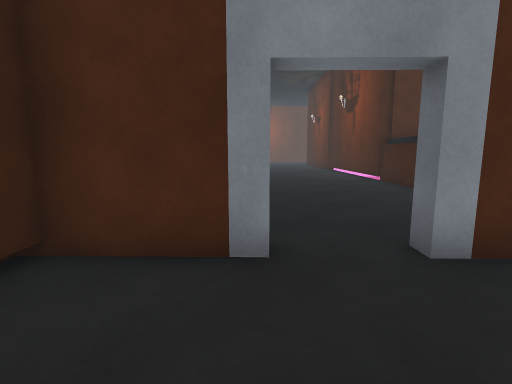
view 1 (above)

16 first-person views from a walk through a Unity game level. The camera is 1.3 m above the floor, tilts 8° down and sees 85° across. The floor is counted in squares, 1 m on a side. Each view is taken from the middle of a square. On the plan, view 1 faces up. The plan holds only what a view shows up to about 13 squares ahead; the rest is blank. The place goes on beyond the plan. Some animated figures are not drawn.

view 2
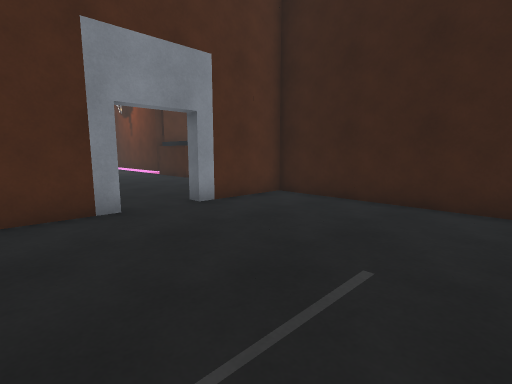

view 3
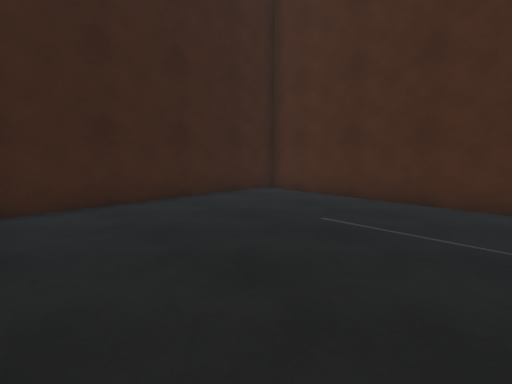

view 4
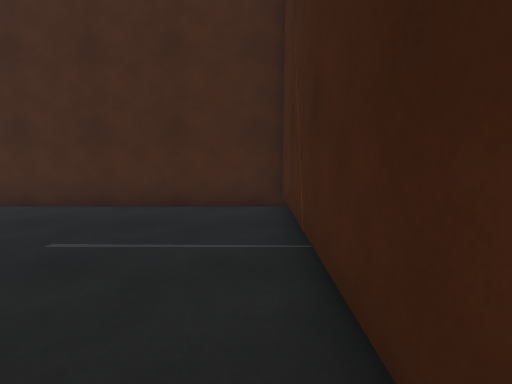

view 5
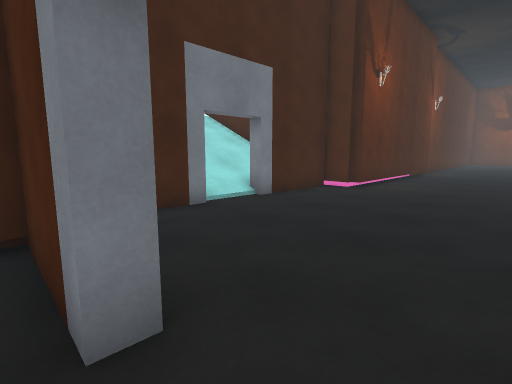

view 6
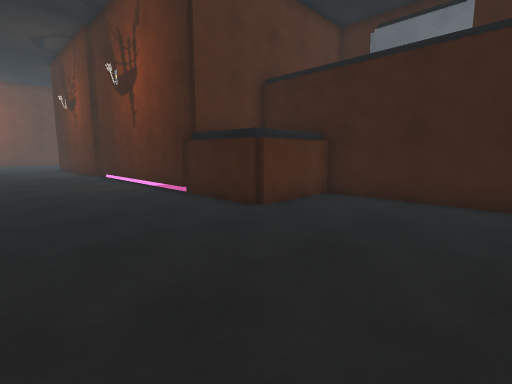

view 7
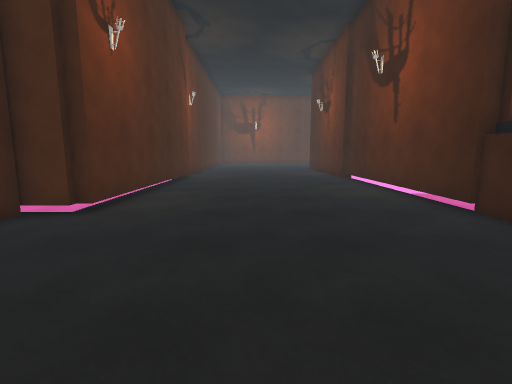

view 8
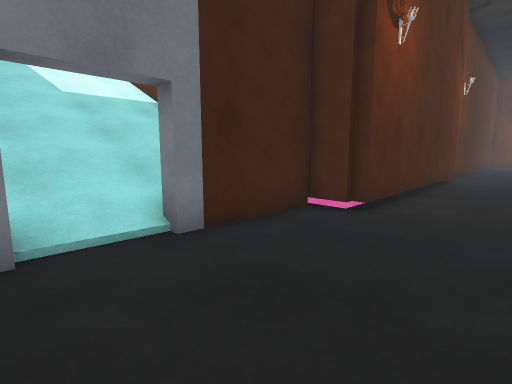

view 9
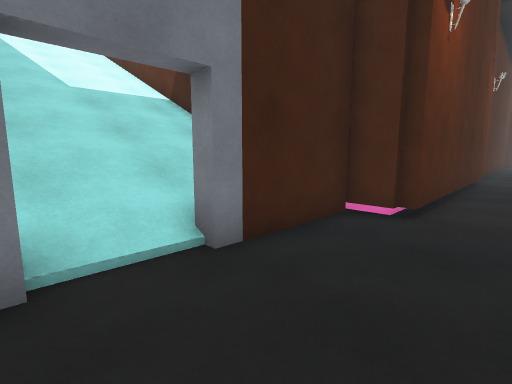

view 10
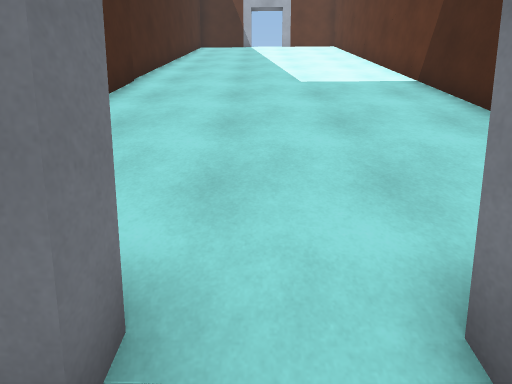

view 11
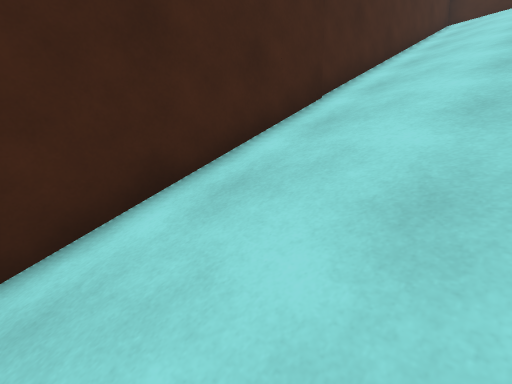

view 12
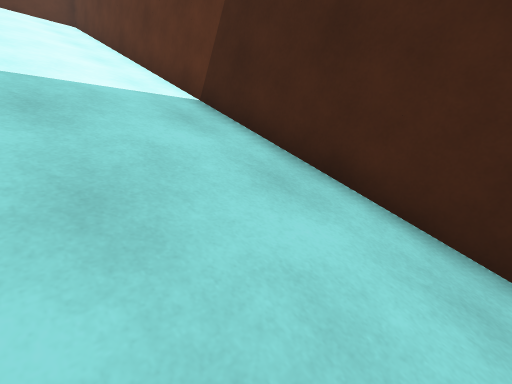

view 13
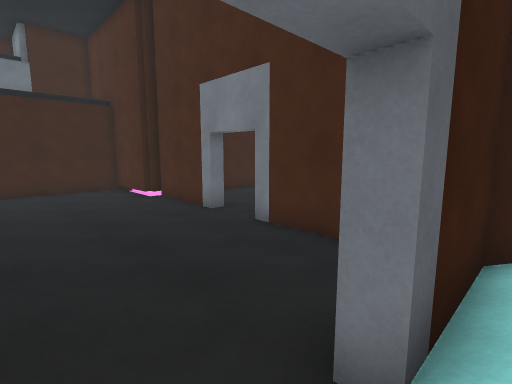

view 14
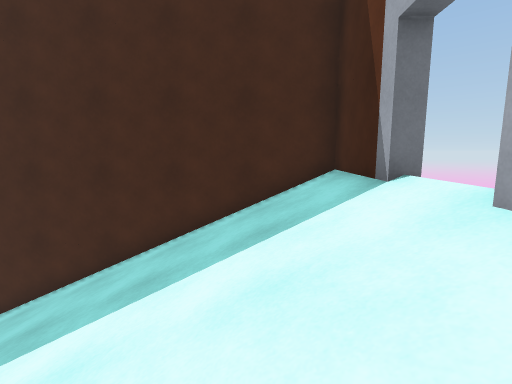

view 15
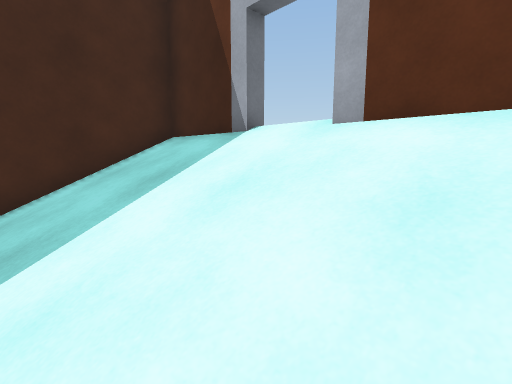

view 16
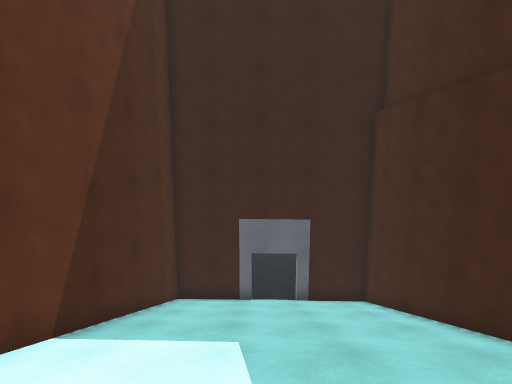

### Floor plan
Key: @ floor where view 1 was taken; # wall or solid block; . main floor; - floor 0.25 m lower than the main floor; / step, stairs or slope; ^ raised ledge.
Columns run from 22 left of view 1 to 9 right of it. Each row starts with its distance up from view 1.
 20                    #........#-
 19                    #........#-
 18                    #........#-
 17                   -#........#-
 16                   -#........#-
 15                   -#........#-
 14                  --#........#-
 13 ####################........#
 12 #/////////////////#.........^
 11 #/////////////////#.........^
 10 #/////////////////#.........^^^#
  9 ///////////////////............#
  8 #/////////////////.............#
  7 #/////////////////#............#
  6 #/////////////////#............#
  5 #/////////////////#............#
  4 #######################..#######
  3                    #.##..####-
  2                    #........#
  1                    #.......##
  0                    #..@....#
 -1                    #.......#
 -2                    #.......#
 -3                    #.......#
 -4                    #.......#
 -5                    #########

Where each view was taken, in squares from view 1:
view 1: 0 up, 0 right, facing up
view 2: 3 down, 2 left, facing up-right
view 3: 3 up, 2 left, facing down-right
view 4: 2 up, 2 left, facing down
view 5: 3 up, 2 right, facing up-left
view 6: 5 up, 1 right, facing up-right
view 7: 7 up, 1 right, facing up
view 8: 7 up, 0 right, facing up-left
view 9: 7 up, 1 left, facing up-left
view 10: 8 up, 3 left, facing left
view 11: 8 up, 6 left, facing down-left
view 12: 9 up, 6 left, facing up-left
view 13: 9 up, 5 left, facing down-right
view 14: 12 up, 20 left, facing down
view 15: 12 up, 18 left, facing down-left
view 16: 9 up, 16 left, facing right
